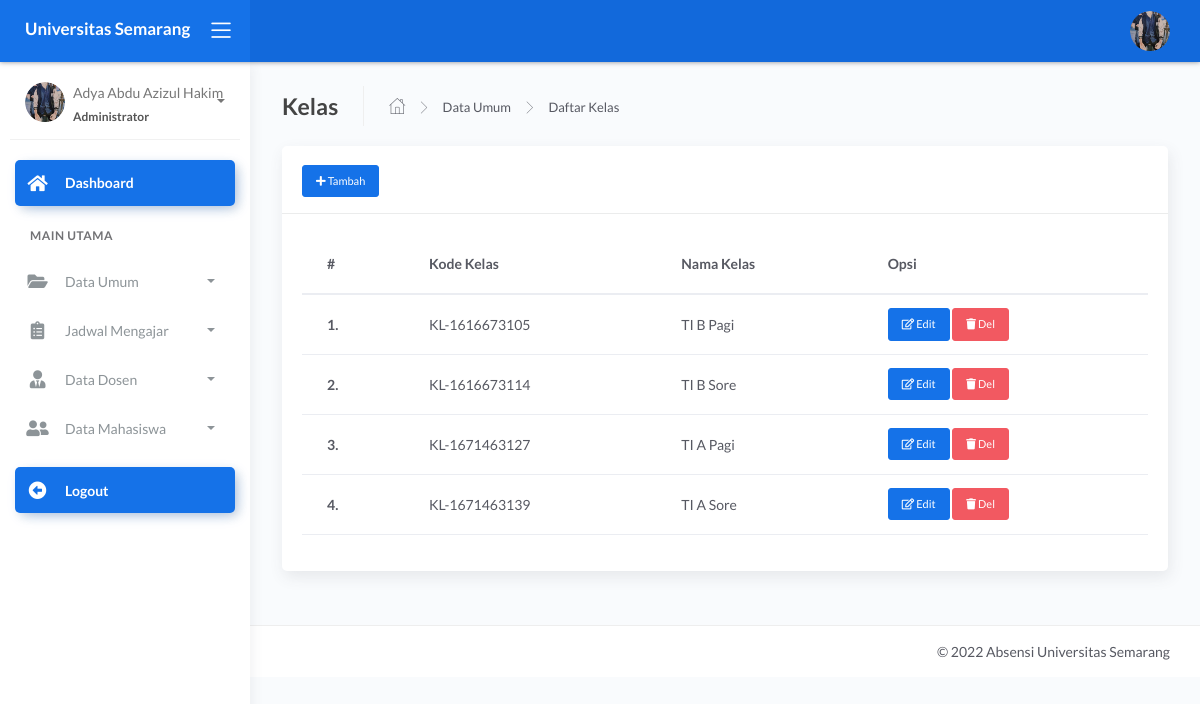
The page /admin/dashboard.php?page=master&act=kelas (signed in) on the database as committed earlier.
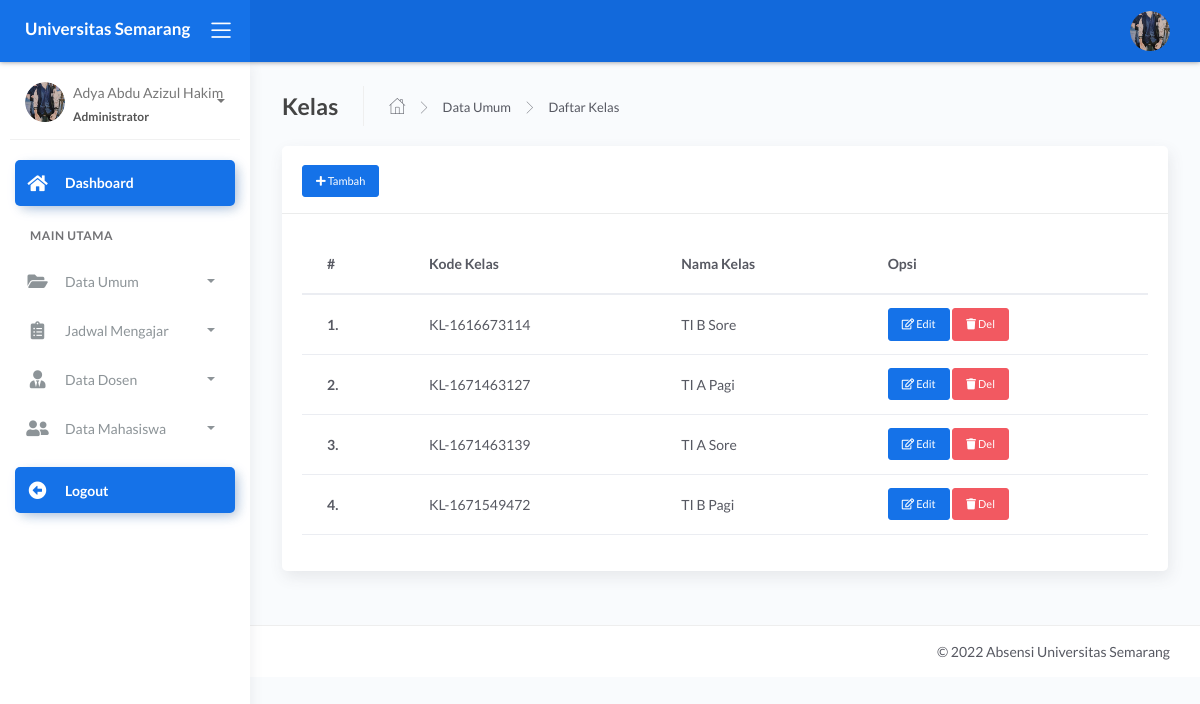
The same page on the database as committed later.
### tables this page shows
CREATE TABLE `tb_mkelas` (
  `id_mkelas` int(11) NOT NULL,
  `kd_kelas` varchar(40) NOT NULL,
  `nama_kelas` varchar(40) NOT NULL
);

### admin/modul/master/kelas/data_kelas.php (the view, shortened to what this page needs)
<div class="page-inner">
    <div class="page-header">
        <h4 class="page-title">Kelas</h4>
        <ul class="breadcrumbs">
            <li class="nav-home">
                <a href="#">
                    <i class="flaticon-home"></i>
                </a>
            </li>
            <li class="separator">
                <i class="flaticon-right-arrow"></i>
            </li>
            <li class="nav-item">
                <a href="#">Data Umum</a>
            </li>
            <li class="separator">
                <i class="flaticon-right-arrow"></i>
            </li>
            <li class="nav-item">
                <a href="#">Daftar Kelas</a>
            </li>
        </ul>
    </div>
    <div class="row">
        <div class="col-md-12">
            <div class="card">
                <div class="card-header">
                    <div class="card-title">
                        <a href="" class="btn btn-primary btn-sm text-white" data-toggle="modal" data-target="#addKelas"><i class="fa fa-plus"></i> Tambah</a>
                    </div>
                </div>
                <div class="card-body">
                    <table class="table table-sm">
                        <thead>
                            <tr>
                                <th scope="col">#</th>
                                <th scope="col">Kode Kelas</th>
                                <th scope="col">Nama Kelas</th>
                                <th scope="col">Opsi</th>
                            </tr>
                        </thead>
                        <tbody>
                            <?php
                            $no = 1;
                            $kelas = mysqli_query($con, "SELECT * FROM tb_mkelas");
                            foreach ($kelas as $k) { ?>
                                <tr>
                                    <td><b><?= $no++; ?>.</b></td>
                                    <td><?= $k['kd_kelas']; ?></td>
                                    <td><?= $k['nama_kelas']; ?></td>
                                    <td>
                                        <a href="" class="btn btn-primary btn-sm" data-toggle="modal" data-target="#edit<?= $k['id_mkelas'] ?>"><i class="far fa-edit"></i> Edit</a>
                                        <a class="btn btn-danger btn-sm" onclick="return confirm('Yakin Hapus Data ??')" href="?page=master&act=delkelas&id=<?= $k['id_mkelas'] ?>"><i class="fas fa-trash"></i> Del</a>
                                    </td>
                                </tr>
                            <?php } ?>
                        </tbody>
                    </table>
                </div>
            </div>
        </div>
    </div>
</div>

Rows that differ between the two databases and show on the page:
removed tb_mkelas: kd_kelas "KL-1616673105", nama_kelas "TI B Pagi"
added tb_mkelas: kd_kelas "KL-1671549472", nama_kelas "TI B Pagi"
